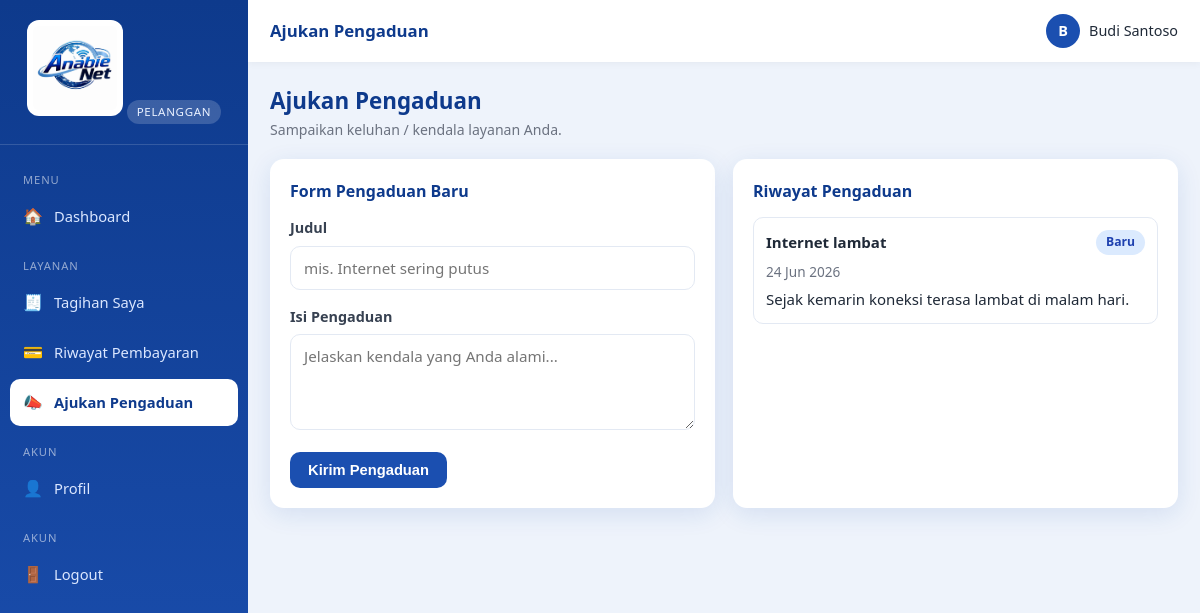
Page /index.php?r=my.pengaduan (signed in) on the committed database.
### tables this page shows
CREATE TABLE `pelanggan` (
  `id`          INT AUTO_INCREMENT PRIMARY KEY,
  `user_id`     INT DEFAULT NULL,
  `kode`        VARCHAR(30) NOT NULL UNIQUE,
  `nama`        VARCHAR(120) NOT NULL,
  `no_hp`       VARCHAR(25) NOT NULL,
  `email`       VARCHAR(120) DEFAULT NULL,
  `alamat`      TEXT NOT NULL,
  `paket_id`    INT DEFAULT NULL,
  `status`      ENUM('aktif','isolir','nonaktif') NOT NULL DEFAULT 'aktif',
  `tgl_pasang`  DATE DEFAULT NULL,
  `created_at`  TIMESTAMP DEFAULT CURRENT_TIMESTAMP,
  CONSTRAINT `fk_pelanggan_user`  FOREIGN KEY (`user_id`)  REFERENCES `users`(`id`) ON DELETE SET NULL,
  CONSTRAINT `fk_pelanggan_paket` FOREIGN KEY (`paket_id`) REFERENCES `paket`(`id`) ON DELETE SET NULL
);

CREATE TABLE `pengaduan` (
  `id`           INT AUTO_INCREMENT PRIMARY KEY,
  `pelanggan_id` INT NOT NULL,
  `judul`        VARCHAR(150) NOT NULL,
  `isi`          TEXT NOT NULL,
  `status`       ENUM('baru','diproses','selesai') NOT NULL DEFAULT 'baru',
  `tanggapan`    TEXT DEFAULT NULL,
  `created_at`   TIMESTAMP DEFAULT CURRENT_TIMESTAMP,
  CONSTRAINT `fk_pengaduan_pelanggan` FOREIGN KEY (`pelanggan_id`) REFERENCES `pelanggan`(`id`) ON DELETE CASCADE
);

### app/lib/view.php (called while the page is built, shortened)
<?php
function render(string $view, array $data = [], array $opts = []): void
{
    extract($data, EXTR_SKIP);
    $title  = $opts['title']  ?? APP_NAME;
    $active = $opts['active'] ?? '';
    include VIEW_PATH . '/' . $view . '.php';
    $content = ob_get_clean();
    include VIEW_PATH . '/partials/layout.php';
}

### app/controllers/my.php (called while the page is built, shortened)
<?php
function require_pelanggan_data(): array
{
    $p = current_pelanggan();
    return $p;
}
function ctl_my_pengaduan(): void
{
    $p = require_pelanggan_data();
    $pengaduan = query_all(
        "SELECT * FROM pengaduan WHERE pelanggan_id=? ORDER BY created_at DESC", [$p['id']]
    );
    render('pelanggan/pengaduan', compact('p', 'pengaduan'),
        ['title' => 'Ajukan Pengaduan', 'active' => 'my.pengaduan']);
}

### public/index.php (called while the page is built, shortened)
<?php
require __DIR__ . '/../app/lib/db.php';
require __DIR__ . '/../app/lib/helpers.php';
require __DIR__ . '/../app/lib/auth.php';
require __DIR__ . '/../app/lib/nav.php';
require __DIR__ . '/../app/lib/view.php';
$r = $_GET['r'] ?? '';
[$handler, $roles] = $routes[$r];
call_user_func($handler);

### app/lib/helpers.php (called while the page is built, shortened)
<?php
function e($v): string
{
    return htmlspecialchars((string) ($v ?? ''), ENT_QUOTES, 'UTF-8');
}
function url(string $path = ''): string
{
    return BASE_URL . '/' . ltrim($path, '/');
}
function route(string $r, array $params = []): string
{
    $qs = array_merge(['r' => $r], $params);
    return url('index.php') . '?' . http_build_query($qs);
}
function tgl_id($d): string
{
    $ts = strtotime($d);
    $bulan = [1=>'Jan','Feb','Mar','Apr','Mei','Jun','Jul','Agu','Sep','Okt','Nov','Des'];
    return date('d', $ts) . ' ' . $bulan[(int) date('n', $ts)] . ' ' . date('Y', $ts);
}
function status_badge(string $status): string
{
    $map = [
        'lunas' => 'badge-success', 'belum_lunas' => 'badge-danger',
        'aktif' => 'badge-success', 'isolir' => 'badge-warning', 'nonaktif' => 'badge-muted',
        'baru' => 'badge-info', 'diproses' => 'badge-warning', 'selesai' => 'badge-success',
    ];
    return $map[$status] ?? 'badge-muted';
}
function status_label(string $status): string
{
    $map = [
        'belum_lunas' => 'Belum Lunas', 'lunas' => 'Lunas',
        'aktif' => 'Aktif', 'isolir' => 'Isolir', 'nonaktif' => 'Nonaktif',
        'baru' => 'Baru', 'diproses' => 'Diproses', 'selesai' => 'Selesai',
    ];
    return $map[$status] ?? ucfirst(str_replace('_', ' ', $status));
}

### app/lib/auth.php (called while the page is built, shortened)
<?php
function current_user(): ?array
{
    return $_SESSION['user'] ?? null;
}
function current_pelanggan(): ?array
{
    $u = current_user();
    return query_one('SELECT * FROM pelanggan WHERE user_id = ?', [$u['id']]);
}

### app/lib/db.php (called while the page is built, shortened)
<?php
function db(): PDO
{
    static $pdo = null;
    if ($pdo === null) {
        $dsn = sprintf('mysql:host=%s;port=%s;dbname=%s;charset=utf8mb4', DB_HOST, DB_PORT, DB_NAME);
        try {
            $pdo = new PDO($dsn, DB_USER, DB_PASS, [
                PDO::ATTR_ERRMODE            => PDO::ERRMODE_EXCEPTION,
                PDO::ATTR_DEFAULT_FETCH_MODE => PDO::FETCH_ASSOC,
                PDO::ATTR_EMULATE_PREPARES   => false,
            ]);
        } catch (PDOException $e) {
            http_response_code(500);
            die('Koneksi database gagal: ' . htmlspecialchars($e->getMessage()));
        }
    }
    return $pdo;
}
function query_one(string $sql, array $params = []): ?array
{
    $st = db()->prepare($sql);
    $st->execute($params);
    $row = $st->fetch();
    return $row === false ? null : $row;
}
function query_all(string $sql, array $params = []): array
{
    $st = db()->prepare($sql);
    $st->execute($params);
    return $st->fetchAll();
}

### app/lib/nav.php (called while the page is built, shortened)
<?php
function role_label(string $role): string
{
    return match ($role) {
        'owner' => 'Owner', 'admin' => 'Admin', 'pelanggan' => 'Pelanggan', default => $role,
    };
}

### app/views/pelanggan/pengaduan.php (the view, shortened to what this page needs)
<div class="page-head">
  <div><h1>Ajukan Pengaduan</h1><p class="sub">Sampaikan keluhan / kendala layanan Anda.</p></div>
</div>
<div class="grid-2">
  <div class="card">
    <div class="card-title">Form Pengaduan Baru</div>
    <form method="post" action="<?= route('my.pengaduan.store') ?>">
      <div class="form-group">
        <label>Judul</label>
        <input class="form-control" name="judul" required placeholder="mis. Internet sering putus">
      </div>
      <div class="form-group">
        <label>Isi Pengaduan</label>
        <textarea class="form-control" name="isi" required placeholder="Jelaskan kendala yang Anda alami..."></textarea>
      </div>
      <button class="btn btn-primary" type="submit">Kirim Pengaduan</button>
    </form>
  </div>
  <div class="card">
    <div class="card-title">Riwayat Pengaduan</div>
    <?php if (!$pengaduan): ?>
      <div class="empty">Belum ada pengaduan.</div>
    <?php else: foreach ($pengaduan as $pg): ?>
      <div style="border:1px solid var(--border);border-radius:10px;padding:12px;margin-bottom:10px">
        <div class="flex between center wrap" style="gap:8px">
          <b><?= e($pg['judul']) ?></b>
          <span class="badge <?= status_badge($pg['status']) ?>"><?= status_label($pg['status']) ?></span>
        </div>
        <p class="text-muted" style="font-size:.85rem;margin:6px 0"><?= tgl_id($pg['created_at']) ?></p>
        <p style="white-space:pre-line"><?= e($pg['isi']) ?></p>
      </div>
    <?php endforeach; endif; ?>
  </div>
</div>

### app/views/partials/layout.php (shortened to what this page needs)
<?php
$u = current_user();
$role = current_role();
$items = nav_items($role);
?>
<!DOCTYPE html>
<html lang="id">
<head>
  <link rel="stylesheet" href="<?= url('assets/css/style.css') ?>">
</head>
<body>
<div class="layout">
  <aside class="sidebar">
    <div class="sidebar-head">
      <img src="<?= url('assets/img/logo.png') ?>" alt="<?= APP_NAME ?>">
      <div class="role-tag"><?= e(role_label($role)) ?></div>
    </div>
    <nav class="nav">
      <?php
      $lastGroup = null;
      foreach ($items as [$r, $label, $ico, $group]):
          if ($group !== $lastGroup): $lastGroup = $group; ?>
            <div class="nav-sep"><?= e($group) ?></div>
      <?php endif; ?>
        <a href="<?= route($r) ?>" class="<?= $active === $r ? 'active' : '' ?>">
          <span class="ico"><?= $ico ?></span><span><?= e($label) ?></span>
        </a>
      <?php endforeach; ?>
      <div class="nav-sep">Akun</div>
      <a href="<?= route('logout') ?>"><span class="ico">🚪</span><span>Logout</span></a>
    </nav>
  </aside>
  <div class="main">
    <header class="topbar">
      <h2><?= e($title) ?></h2>
      <div class="user-chip">
        <span class="avatar"><?= e(strtoupper(substr($u['nama'], 0, 1))) ?></span>
        <span class="no-print"><?= e($u['nama']) ?></span>
      </div>
    </header>
    <main class="content">
      <?= $content ?>
    </main>
  </div>
</div>
</body>
</html>

### public/assets/css/style.css (style rules this page uses)
:root { --primary:#1b4fb0; --primary-dark:#0e3a8c; --primary-light:#3b82f6; --accent:#22a7f0; --bg:#eef3fb; --surface:#ffffff; --text:#1f2937; --muted:#6b7280; --border:#e3e9f3; --success:#16a34a; --danger:#dc2626; --warning:#d97706; --info:#0284c7; --shadow:0 6px 24px rgba(27,79,176,.12); --radius:14px; --sidebar-w:248px; }
* { box-sizing:border-box;margin:0;padding:0 }
html,body { height:100% }
body { font-family:'Segoe UI',Roboto,Helvetica,Arial,sans-serif; background:var(--bg); color:var(--text); line-height:1.55; font-size:15px; }
a { color:var(--primary);text-decoration:none }
img { max-width:100% }
.form-group { margin-bottom:16px;text-align:left }
.form-group label { display:block;font-weight:600;margin-bottom:6px;font-size:.9rem;color:#374151 }
.form-control,select.form-control,textarea.form-control { width:100%;padding:11px 13px;border:1px solid var(--border);border-radius:10px; font-size:.95rem;font-family:inherit;background:#fff;transition:border .15s,box-shadow .15s; }
textarea.form-control { min-height:96px;resize:vertical }
.btn { display:inline-flex;align-items:center;gap:7px;justify-content:center; padding:10px 18px;border:none;border-radius:10px;font-size:.92rem;font-weight:600; cursor:pointer;transition:transform .05s,filter .15s;text-decoration:none; }
.btn-primary { background:var(--primary);color:#fff }
.layout { display:flex;min-height:100vh }
.sidebar { width:var(--sidebar-w);background:linear-gradient(180deg,var(--primary-dark),var(--primary)); color:#eaf1ff;position:fixed;top:0;left:0;bottom:0;display:flex;flex-direction:column; z-index:60;transition:transform .25s ease; }
.sidebar-head { padding:20px 18px;text-align:center;border-bottom:1px solid rgba(255,255,255,.15) }
.sidebar-head img { width:96px;background:#fff;border-radius:12px;padding:6px }
.sidebar-head .role-tag { display:inline-block;margin-top:10px;font-size:.72rem;letter-spacing:.06em;text-transform:uppercase; background:rgba(255,255,255,.18);padding:3px 10px;border-radius:20px; }
.nav { flex:1;overflow-y:auto;padding:12px 10px }
.nav a { display:flex;align-items:center;gap:11px;color:#dbe7ff;padding:11px 13px;border-radius:10px; font-size:.92rem;margin-bottom:3px;transition:background .12s; }
.nav a .ico { width:20px;text-align:center;font-size:1rem }
.nav a.active { background:#fff;color:var(--primary-dark);font-weight:600 }
.nav .nav-sep { font-size:.7rem;text-transform:uppercase;letter-spacing:.08em;color:rgba(255,255,255,.55);padding:14px 13px 5px }
.main { flex:1;margin-left:var(--sidebar-w);display:flex;flex-direction:column;min-width:0 }
.topbar { background:var(--surface);height:62px;display:flex;align-items:center;gap:14px; padding:0 22px;box-shadow:0 1px 8px rgba(0,0,0,.05);position:sticky;top:0;z-index:40; }
.topbar h2 { font-size:1.05rem;color:var(--primary-dark);flex:1;font-weight:600 }
.topbar .user-chip { display:flex;align-items:center;gap:9px;font-size:.9rem }
.topbar .user-chip .avatar { width:34px;height:34px;border-radius:50%;background:var(--primary);color:#fff; display:flex;align-items:center;justify-content:center;font-weight:700; }
.content { padding:22px;flex:1 }
.card { background:var(--surface);border-radius:var(--radius);box-shadow:var(--shadow);padding:20px;margin-bottom:20px }
.card-title { font-size:1rem;font-weight:700;color:var(--primary-dark);margin-bottom:14px;display:flex;align-items:center;justify-content:space-between;gap:10px;flex-wrap:wrap }
.page-head { display:flex;align-items:center;justify-content:space-between;gap:12px;flex-wrap:wrap;margin-bottom:18px }
.page-head h1 { font-size:1.4rem;color:var(--primary-dark) }
.page-head .sub { color:var(--muted);font-size:.88rem }
.badge { display:inline-block;padding:3px 10px;border-radius:20px;font-size:.76rem;font-weight:600 }
.badge-info { background:#dbeafe;color:#1e40af }
.text-muted { color:var(--muted) }
.flex { display:flex }
.between { justify-content:space-between }
.center { align-items:center }
.wrap { flex-wrap:wrap }
.grid-2 { display:grid;grid-template-columns:1fr 1fr;gap:18px }

### rows in the picture
pelanggan: nama "B", nama "Budi Santoso"
pengaduan: judul "Internet lambat", status "Baru", created_at "24 Jun 2026", isi "Sejak kemarin koneksi terasa lambat di malam hari."

### other values in the picture
role_label($role) "PELANGGAN"
$group "MENU"
$ico "🏠"
$label "Dashboard"
$group "LAYANAN"
$ico "🧾"
$label "Tagihan Saya"
$ico "💳"
$label "Riwayat Pembayaran"
$ico "📣"
$label "Ajukan Pengaduan"
$group "AKUN"
$ico "👤"
$label "Profil"
$title "Ajukan Pengaduan"
